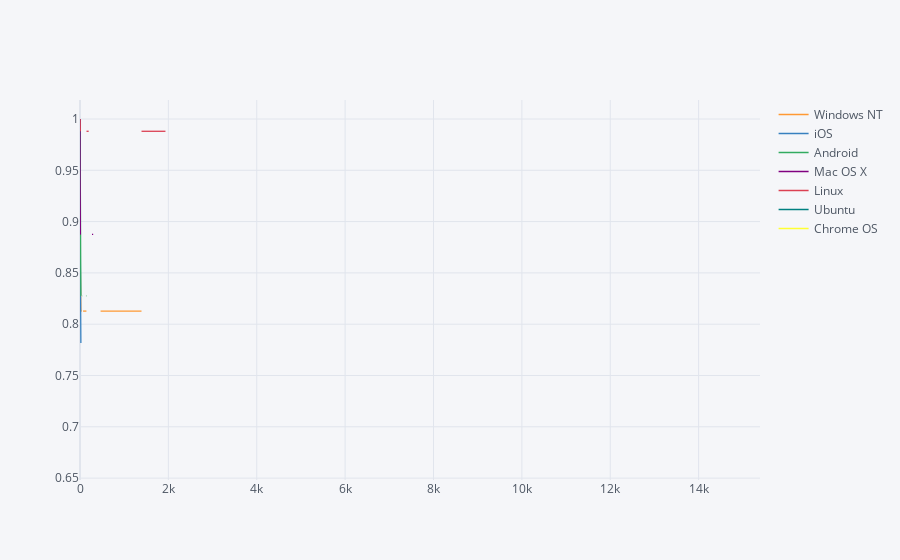

Here is the notebook cell this chart was saved with:
### Code cell
rates.iplot(kind = 'line')

### Figure 1 — Plotly figure (JSON) as saved in the notebook; plotly's stock layout.template omitted (floating-point values rounded to 4 significant figures)
{"data": [{"line": {"color": "rgba(255, 153, 51, 1.0)", "dash": "solid", "shape": "linear", "width": 1.3}, "mode": "lines", "name": "Windows NT", "text": "", "type": "scatter", "x": [0, 1, 2, 3, 4, 5, 6, 7, 8, 9, 10, 11, 12, 13, 14, 15, 16, 17, 18, 19, 20, 21, 22, 23, 24, 26, 28, 30, 32, 33, 34, 35, 36, 39, 42, 44, 48, 52, 56, 60, 64, 69, 72, 75, 80, 99, 112, 135, 145, 147, 196, 271, 298, 466, 758, 1044, 1392, 1934, 9530, 15389], "y": [1, 0.9946, 0.8746, 0.8128, 0.8128, 0.8128, 0.8128, 0.8128, 0.8128, 0.8128, 0.8128, 0.8128, 0.8128, 0.8128, 0.8128, 0.8128, 0.8128, 0.8128, 0.8128, 0.8128, 0.8128, "", 0.8128, "", 0.8128, 0.8128, 0.8128, "", 0.8128, 0.8128, 0.8128, 0.8128, 0.8128, 0.8128, 0.8128, 0.8128, "", "", 0.8128, "", "", 0.8128, 0.8128, 0.8128, 0.8128, 0.8128, 0.8128, 0.8128, 0.8128, "", "", 0.8128, "", 0.8128, 0.8128, 0.8128, 0.8128, "", "", 0.8128]}, {"line": {"color": "rgba(55, 128, 191, 1.0)", "dash": "solid", "shape": "linear", "width": 1.3}, "mode": "lines", "name": "iOS", "text": "", "type": "scatter", "x": [0, 1, 2, 3, 4, 5, 6, 7, 8, 9, 10, 11, 12, 13, 14, 15, 16, 17, 18, 19, 20, 21, 22, 23, 24, 26, 28, 30, 32, 33, 34, 35, 36, 39, 42, 44, 48, 52, 56, 60, 64, 69, 72, 75, 80, 99, 112, 135, 145, 147, 196, 271, 298, 466, 758, 1044, 1392, 1934, 9530, 15389], "y": [1, 0.9956, 0.9018, 0.7817, 0.7817, 0.7817, 0.7817, 0.7817, 0.7817, 0.7817, 0.7817, 0.7817, 0.7817, 0.7817, 0.7817, 0.7817, 0.7817, 0.7817, 0.7817, 0.7817, 0.7817, "", "", "", 0.7817, "", 0.7817, "", 0.7817, "", 0.7817, "", "", "", "", "", "", "", "", "", "", "", "", "", "", "", "", "", "", "", "", "", "", "", "", "", "", "", "", ""]}, {"line": {"color": "rgba(50, 171, 96, 1.0)", "dash": "solid", "shape": "linear", "width": 1.3}, "mode": "lines", "name": "Android", "text": "", "type": "scatter", "x": [0, 1, 2, 3, 4, 5, 6, 7, 8, 9, 10, 11, 12, 13, 14, 15, 16, 17, 18, 19, 20, 21, 22, 23, 24, 26, 28, 30, 32, 33, 34, 35, 36, 39, 42, 44, 48, 52, 56, 60, 64, 69, 72, 75, 80, 99, 112, 135, 145, 147, 196, 271, 298, 466, 758, 1044, 1392, 1934, 9530, 15389], "y": [1, 0.991, 0.9073, 0.8277, 0.8277, 0.8277, 0.8277, 0.8277, 0.8277, 0.8277, 0.8277, 0.8277, 0.8277, 0.8277, 0.8277, 0.8277, 0.8277, 0.8277, 0.8277, 0.8277, 0.8277, 0.8277, "", 0.8277, 0.8277, "", 0.8277, "", 0.8277, "", "", 0.8277, "", "", "", "", 0.8277, 0.8277, "", "", "", 0.8277, "", "", "", 0.8277, "", 0.8277, 0.8277, "", "", "", "", "", 0.8277, "", "", "", "", 0.8277]}, {"line": {"color": "rgba(128, 0, 128, 1.0)", "dash": "solid", "shape": "linear", "width": 1.3}, "mode": "lines", "name": "Mac OS X", "text": "", "type": "scatter", "x": [0, 1, 2, 3, 4, 5, 6, 7, 8, 9, 10, 11, 12, 13, 14, 15, 16, 17, 18, 19, 20, 21, 22, 23, 24, 26, 28, 30, 32, 33, 34, 35, 36, 39, 42, 44, 48, 52, 56, 60, 64, 69, 72, 75, 80, 99, 112, 135, 145, 147, 196, 271, 298, 466, 758, 1044, 1392, 1934, 9530, 15389], "y": [1, 0.9975, 0.9428, 0.8875, 0.8875, 0.8875, 0.8875, 0.8875, 0.8875, 0.8875, "", 0.8875, 0.8875, 0.8875, 0.8875, 0.8875, 0.8875, "", 0.8875, "", 0.8875, "", "", "", 0.8875, "", "", 0.8875, 0.8875, "", "", "", "", "", "", 0.8875, "", "", "", 0.8875, "", "", "", "", "", "", "", "", "", "", "", 0.8875, 0.8875, "", 0.8875, "", "", "", 0.8875, ""]}, {"line": {"color": "rgba(219, 64, 82, 1.0)", "dash": "solid", "shape": "linear", "width": 1.3}, "mode": "lines", "name": "Linux", "text": "", "type": "scatter", "x": [0, 1, 2, 3, 4, 5, 6, 7, 8, 9, 10, 11, 12, 13, 14, 15, 16, 17, 18, 19, 20, 21, 22, 23, 24, 26, 28, 30, 32, 33, 34, 35, 36, 39, 42, 44, 48, 52, 56, 60, 64, 69, 72, 75, 80, 99, 112, 135, 145, 147, 196, 271, 298, 466, 758, 1044, 1392, 1934, 9530, 15389], "y": [1, 0.9987, 0.9934, 0.988, 0.988, 0.988, 0.988, "", "", "", "", "", "", "", "", "", "", "", "", "", "", "", "", "", "", "", "", "", "", "", "", "", 0.988, "", "", "", 0.988, "", 0.988, "", 0.988, "", "", "", "", "", "", "", "", 0.988, 0.988, "", "", "", 0.988, "", 0.988, 0.988, "", 0.988]}, {"line": {"color": "rgba(0, 128, 128, 1.0)", "dash": "solid", "shape": "linear", "width": 1.3}, "mode": "lines", "name": "Ubuntu", "text": "", "type": "scatter", "x": [0, 1, 2, 3, 4, 5, 6, 7, 8, 9, 10, 11, 12, 13, 14, 15, 16, 17, 18, 19, 20, 21, 22, 23, 24, 26, 28, 30, 32, 33, 34, 35, 36, 39, 42, 44, 48, 52, 56, 60, 64, 69, 72, 75, 80, 99, 112, 135, 145, 147, 196, 271, 298, 466, 758, 1044, 1392, 1934, 9530, 15389], "y": [1, "", 0.6667, "", 0.6667, "", "", "", "", "", "", "", "", "", "", "", "", "", "", "", "", "", "", "", "", "", "", "", "", "", "", "", "", "", "", "", "", "", "", "", "", "", "", "", "", "", "", "", "", "", "", "", "", "", "", "", "", "", "", ""]}, {"line": {"color": "rgba(255, 255, 51, 1.0)", "dash": "solid", "shape": "linear", "width": 1.3}, "mode": "lines", "name": "Chrome OS", "text": "", "type": "scatter", "x": [0, 1, 2, 3, 4, 5, 6, 7, 8, 9, 10, 11, 12, 13, 14, 15, 16, 17, 18, 19, 20, 21, 22, 23, 24, 26, 28, 30, 32, 33, 34, 35, 36, 39, 42, 44, 48, 52, 56, 60, 64, 69, 72, 75, 80, 99, 112, 135, 145, 147, 196, 271, 298, 466, 758, 1044, 1392, 1934, 9530, 15389], "y": [1, "", "", "", 1, "", "", "", "", "", "", "", "", "", "", "", "", "", "", "", "", "", "", "", "", 1, "", "", "", "", "", "", "", "", "", "", "", "", "", "", "", "", "", "", "", "", "", "", "", "", "", "", "", "", "", "", "", "", "", ""]}], "layout": {"legend": {"bgcolor": "#F5F6F9", "font": {"color": "#4D5663"}}, "paper_bgcolor": "#F5F6F9", "plot_bgcolor": "#F5F6F9", "title": {"font": {"color": "#4D5663"}}, "xaxis": {"gridcolor": "#E1E5ED", "showgrid": true, "tickfont": {"color": "#4D5663"}, "title": {"font": {"color": "#4D5663"}, "text": ""}, "zerolinecolor": "#E1E5ED"}, "yaxis": {"gridcolor": "#E1E5ED", "showgrid": true, "tickfont": {"color": "#4D5663"}, "title": {"font": {"color": "#4D5663"}, "text": ""}, "zerolinecolor": "#E1E5ED"}}}
